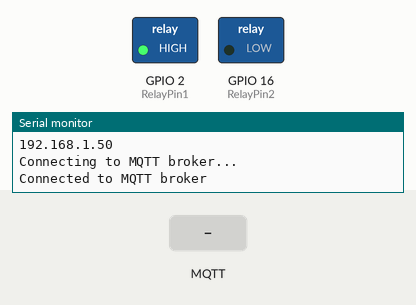
Simulated run of this sketch. Board: ESP8266 (NodeMCU). Parts: switched loads named in the sketch (green lamp = pin HIGH), the last lines printed to the serial monitor. Inputs (shaded band) come from the test bench. WiFi joins after 1.5 s; servers stay silent unless stated; no MQTT or app messages arrive unless stated.

Above: at 2.7 s.
2.8 s: MQTT message "0" arrives on the first subscribed topic
At 3.3 s:
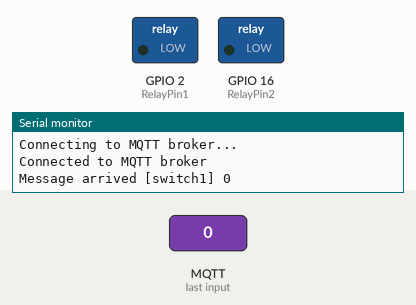
4.3 s: MQTT message "on" arrives on the second subscribed topic
At 5.5 s:
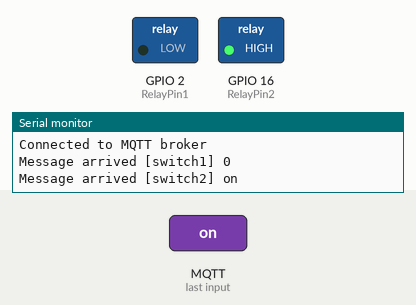
5.8 s: MQTT message "off" arrives on the first subscribed topic
At 6.8 s:
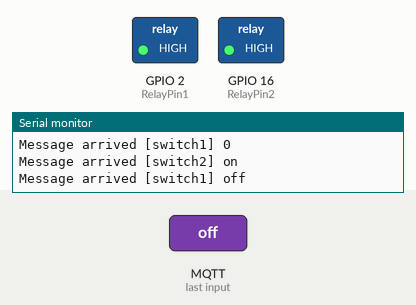
7.3 s: MQTT message "1" arrives on the second subscribed topic
At 7.9 s:
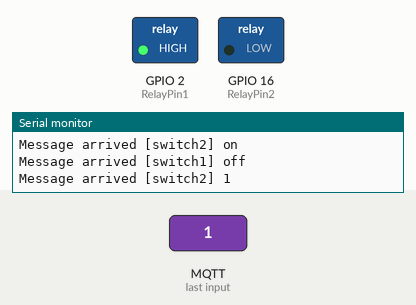
8.8 s: MQTT message "0" arrives on the second subscribed topic
At 9.1 s:
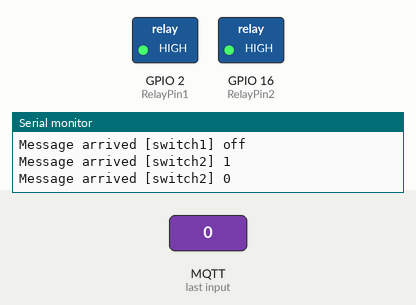
Timing chart, 0 to 11.3 s (numbered marks = the images above; inputs shaded):
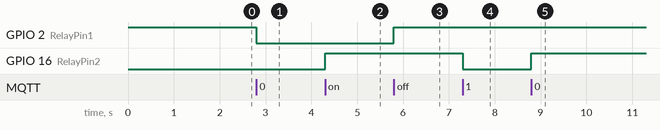

The sketch:

relay.ino
```cpp
#include <ESP8266WiFi.h>
#include <PubSubClient.h>

// Relays
#define RelayPin1 2 //D1
#define RelayPin2 16  //D2


int toggleState_1 = 1; //Define integer to remember the toggle state for relay 1
int toggleState_2 = 1; //Define integer to remember the toggle state for relay 2


const char* ssid = "A33"; //WiFI Name
const char* password = "123456789"; //WiFi Password
const char* mqttServer = "test.mosquitto.org";


#define sub1 "switch1"
#define sub2 "switch2"


#define pub1 "switch1_status"
#define pub2 "switch2_status"


WiFiClient espClient;
PubSubClient client(espClient);


void setup_wifi() {
 delay(10);
 WiFi.begin(ssid, password);
 while (WiFi.status() != WL_CONNECTED) {
 delay(500);
 Serial.print(".");
 }
 Serial.println("");
 Serial.println("WiFi connected");
 Serial.println("IP address: ");
 Serial.println(WiFi.localIP());
}


void reconnect() {

  while (!client.connected()) {
    Serial.println("Connecting to MQTT broker...");
    if (client.connect("NodeMCU")) {
      Serial.println("Connected to MQTT broker");
       client.subscribe(sub1);
      client.subscribe(sub2);
    } else {
      Serial.print("Failed with state ");
      Serial.print(client.state());
      Serial.println(" try again in 5 seconds");
      delay(5000);
    }
  }
}

void callback(char* topic, byte* payload, unsigned int length) {
    Serial.print("Message arrived [");
  Serial.print(topic);
  Serial.print("] ");

    if (strstr(topic, sub1))
  {
      for (int i = 0; i < length; i++) {
      Serial.print((char)payload[i]);
    }
    Serial.println();

     if ((char)payload[0] == '0') {
      digitalWrite(RelayPin1, LOW);
      toggleState_1 = 0;
      client.publish(pub1, "0");
    } else {
      digitalWrite(RelayPin1, HIGH);
      toggleState_1 = 1;
      client.publish(pub1, "1");
    }
  }

    else if ( strstr(topic, sub2))
  {
    for (int i = 0; i < length; i++) {
      Serial.print((char)payload[i]);
    }
    Serial.println();
    // Switch on the LED if an 1 was received as first character

    if ((char)payload[0] == '1') {
      digitalWrite(RelayPin2, LOW);   // Turn the LED on (Note that LOW is the voltage level
      toggleState_2 = 0;
      client.publish(pub2, "0");
    } else {
      digitalWrite(RelayPin2, HIGH);  // Turn the LED off by making the voltage HIGH
      toggleState_2 = 1;
      client.publish(pub2, "1");
    }
  }
    else
  {
    Serial.println("unsubscribed topic");
  }
}

void setup() {
  Serial.begin(115200);

  pinMode(RelayPin1, OUTPUT);
  pinMode(RelayPin2, OUTPUT);


 //During Starting all Relays should TURN OFF
  digitalWrite(RelayPin1, HIGH);
  digitalWrite(RelayPin2, LOW);

  setup_wifi();
   client.setServer(mqttServer, 1883);
   client.setCallback(callback);
}


void loop() {
  if (!client.connected()) {

    reconnect();
  }


  client.loop();
}
```

Measured:
- after the input at 2.8 s, GPIO 2 (RelayPin1): HIGH → LOW at once
- after the input at 4.3 s, GPIO 16 (RelayPin2): LOW → HIGH at once
- after the input at 5.8 s, GPIO 2 (RelayPin1): LOW → HIGH at once
- after the input at 7.3 s, GPIO 16 (RelayPin2): HIGH → LOW at once
- after the input at 8.8 s, GPIO 16 (RelayPin2): LOW → HIGH at once
